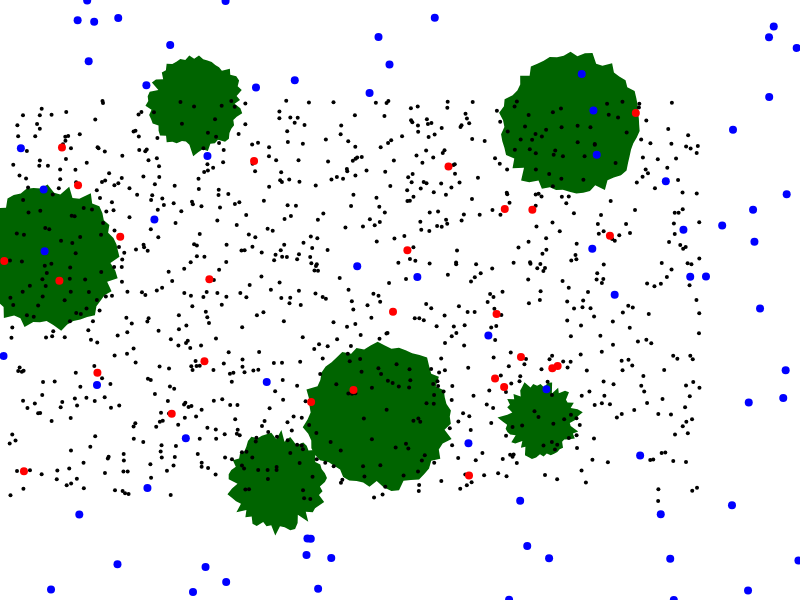
Frame 1 (no input)
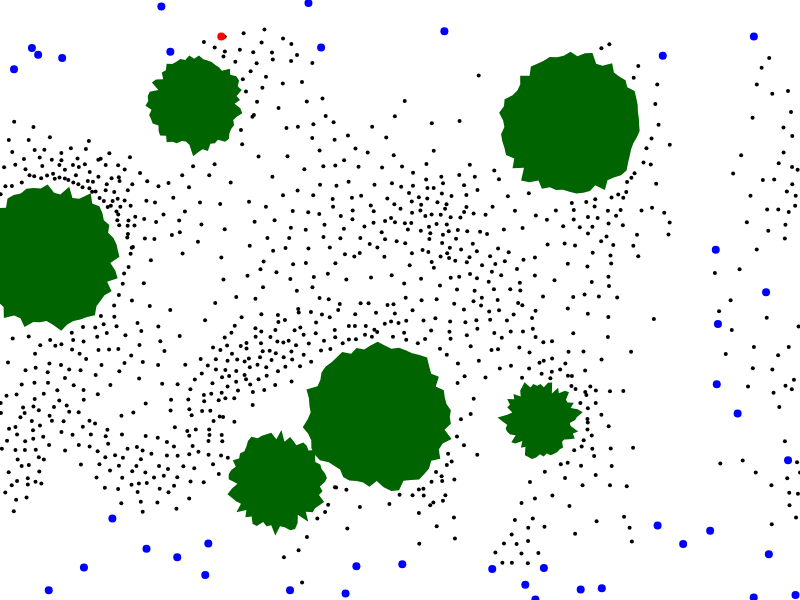
Frame 60 (no input)
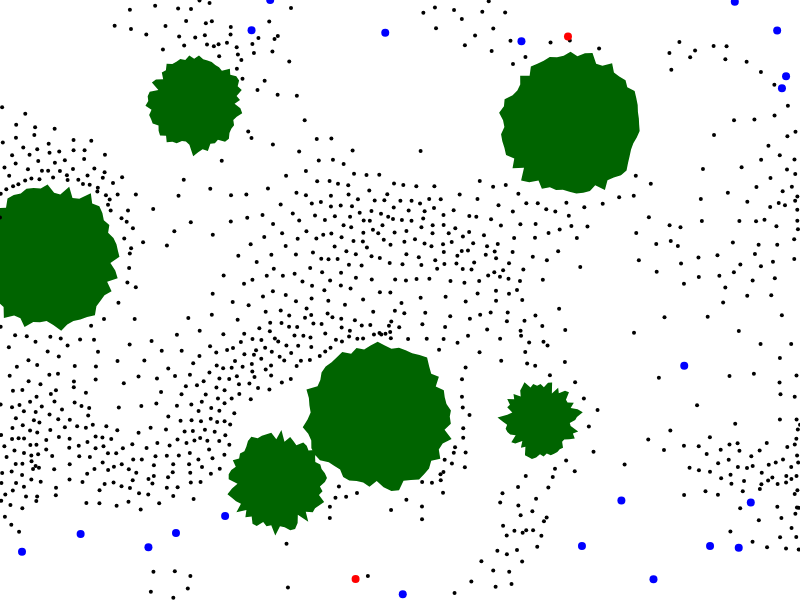
Frame 120 (the mouse pressed at the canvas centre since frame 60)

The p5.js sketch that drew these frames (run headless with seeded random() and noise() and a simulated clock; from frame 60 on, the mouse is pressed at the canvas centre):

// p5.js sketch
// ── sketch.js
let islands = [];
let fish = [];
let waterInk = [];

// 在全局范围内声明三个数组，用于存储岛屿、鱼和水墨粒子对象

function setup() {
    createCanvas(800, 600); // 创建一个800x600像素的画布
    background(255);  // 将背景颜色设置为白色，代表水

    // 创建岛屿
    for (let i = 0; i < 6; i++) {
        islands.push(new Island(random(width), random(height), random(20, 70))); // 创建6个随机位置和大小的岛屿
    }

    // 创建更多的鱼
    for (let i = 0; i < 100; i++) { // 增加至1000条鱼
        fish.push(new Fish(random(width), random(height))); // 创建1000条随机位置的鱼
    }

    // 创建黑色水流
    for (let i = 0; i < 1000; i++) {
        waterInk.push(new WaterInk(random(10, 700), random(100, 500))); // 创建1000个随机位置的黑色水墨粒子
    }

    // 每5秒添加100条鱼
    setInterval(() => {
        for (let i = 0; i < 100; i++) {
            fish.push(new Fish(random(width), random(height))); // 每5秒在随机位置添加100条鱼
        }
    }, 5000);
}

function draw() {
    background(255); // 将背景颜色重置为白色
    islands.forEach(island => island.show()); // 显示所有岛屿
    waterInk.forEach(ink => {
        ink.move(islands, waterInk); // 更新每个水墨粒子的移动，将岛屿和所有水墨粒子传递给move方法
        ink.show(); // 显示水墨粒子
    });

    for (let i = fish.length - 1; i >= 0; i--) {
        fish[i].checkCollisions(waterInk); // 检查鱼是否碰撞到水墨粒子
        fish[i].avoid(islands); // 更新鱼的避障逻辑
        fish[i].move(); // 更新鱼的位置
        fish[i].show(); // 显示鱼
        if (fish[i].toDelete) {
            fish.splice(i, 1); // 如果鱼需要被删除，从数组中移除
        }
    }
}

class Island {
    constructor(x, y, size) {
        this.pos = createVector(x, y); // 设置岛屿的位置
        this.size = size; // 设置岛屿的大小
    }

    show() {
        fill(0, 100, 0); // 将岛屿颜色设置为绿色
        noStroke();
        beginShape();
        for (let a = 0; a < TWO_PI; a += 0.1) {
            let xoff = map(cos(a), -1, 1, 0, this.size);
            let yoff = map(sin(a), -1, 1, 0, this.size);
            let r = this.size + noise(xoff, yoff) * 25;
            vertex(this.pos.x + cos(a) * r, this.pos.y + sin(a) * r);
        }
        endShape(CLOSE);
    }
}

class WaterInk {
    constructor(x, y) {
        this.pos = createVector(x, y); // 设置水墨粒子的位置
        this.vel = p5.Vector.random2D(); // 设置水墨粒子的初始速度为随机方向
        this.vel.setMag(random(0.5, 1.5)); // 设置水墨粒子的速度大小
        this.size = 2; // 设置水墨粒子的大小
        this.maxSpeed = 1.5; // 设置水墨粒子的最大速度
    }

    move(islands, allParticles) {
        let noiseForce = p5.Vector.fromAngle(noise(this.pos.x * 0.01, this.pos.y * 0.01) * TWO_PI);
        noiseForce.setMag(0.1);
        this.vel.add(noiseForce); // 添加噪声力，使水墨粒子的移动更加随机

        // 添加粒子之间的排斥力，避免聚集
        let separationForce = createVector();
        allParticles.forEach(other => {
            if (other !== this) {
                let d = this.pos.dist(other.pos);
                if (d < 20 && d > 0) { // 距离小于20时排斥
                    let diff = p5.Vector.sub(this.pos, other.pos);
                    diff.normalize();
                    diff.div(d); // 距离越近，排斥力越大
                    separationForce.add(diff);
                }
            }
        });
        separationForce.mult(0.5);
        this.vel.add(separationForce); // 应用排斥力

        this.avoid(islands); // 避开岛屿
        this.pos.add(this.vel); // 更新位置
        this.vel.limit(this.maxSpeed); // 限制最大速度
        this.edges(); // 处理边界
    }

    avoid(islands) {
        islands.forEach(island => {
            let d = p5.Vector.dist(this.pos, island.pos);
            if (d < island.size + 20) {
                let escape = p5.Vector.sub(this.pos, island.pos).normalize().mult(this.maxSpeed);
                this.vel.add(escape); // 避开岛屿
            }
        });
    }

    edges() {
        if (this.pos.x > width) this.pos.x = 0;
        if (this.pos.x < 0) this.pos.x = width;
        if (this.pos.y > height) this.pos.y = 0;
        if (this.pos.y < 0) this.pos.y = height;
    }

    show() {
        fill(0);
        noStroke();
        ellipse(this.pos.x, this.pos.y, this.size * 2, this.size * 2); // 显示水墨粒子
    }
}

class Fish {
    constructor(x, y) {
        this.position = createVector(x, y); // 设置鱼的位置
        this.velocity = p5.Vector.random2D(); // 设置鱼的初始速度为随机方向
        this.velocity.setMag(random(0.5, 1.5)); // 设置鱼的速度大小
        this.maxForce = 0.5; // 设置鱼的最大受力
        this.color = 'blue'; // 设置鱼的初始颜色为蓝色
        this.collisionCount = 0; // 初始化碰撞计数
    }

    checkCollisions(waterInk) {
        waterInk.forEach(ink => {
            let d = this.position.dist(ink.pos);
            if (d < ink.size + 5) {
                this.color = 'red'; // 如果鱼碰到水墨粒子，变成红色
                this.collisionCount++;
                if (this.collisionCount >= 3) {
                    this.toDelete = true; // 碰撞次数达到3次，标记为删除
                }
            }
        });
    }

    avoid(islands) {
        let steer = createVector();
        islands.forEach(island => {
            let d = this.position.dist(island.pos);
            if (d < island.size + 20) {
                let diff = p5.Vector.sub(this.position, island.pos);
                diff.normalize();
                diff.div(d);
                steer.add(diff); // 计算避开岛屿的转向力
            }
        });

        if (!steer.equals(createVector(0, 0))) {
            steer.normalize();
            steer.mult(this.maxForce);
            this.velocity.add(steer); // 应用转向力
        }

        this.velocity.limit(1.5); // 限制最大速度
    }

    move() {
        this.position.add(this.velocity); // 更新位置
        // 环绕边界处理
        if (this.position.x > width) this.position.x = 0;
        if (this.position.x < 0) this.position.x = width;
        if (this.position.y > height) this.position.y = 0;
        if (this.position.y < 0) this.position.y = height;
    }

    show() {
        fill(this.color);
        noStroke();
        ellipse(this.position.x, this.position.y, 8, 8); // 显示鱼
    }
}
